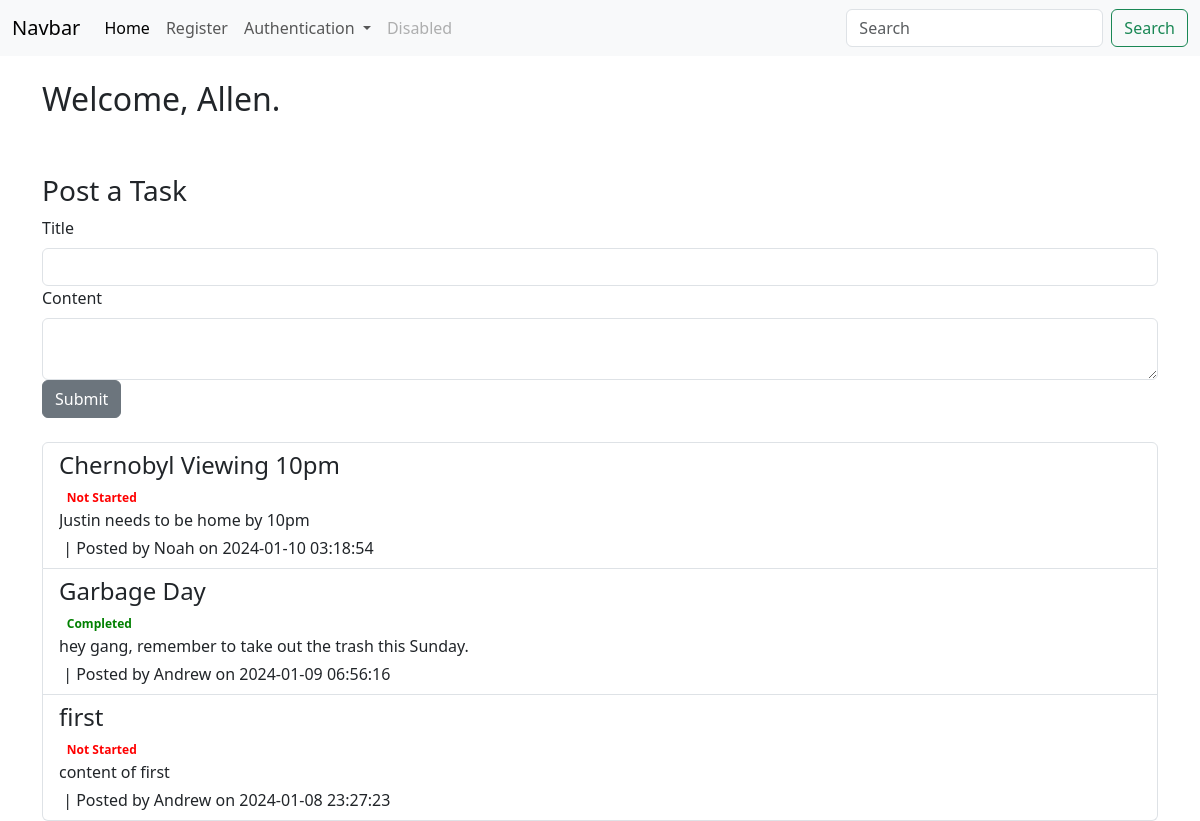
/ (signed in), run on the app's committed database.
### app/models/models.py (models this page shows, shortened)
class Users(db.Model, UserMixin):
    id = db.Column(db.Integer, primary_key=True)
    key = db.Column(db.String(20), nullable=False)
    username = db.Column(db.String(20), nullable=False, unique=True)
    name = db.Column(db.String(40), nullable=False)
    date_added = db.Column(db.DateTime, default=datetime.utcnow)
    password_hash = db.Column(db.String(128))
    @property
    def password(self):
        raise AttributeError('password is not a readable attribute!')

class GroupTasks(db.Model): # TODO reference other users, and each user can see their tasks
    id = db.Column(db.Integer, primary_key=True)
    poster_id = db.Column(db.Integer, db.ForeignKey('users.id'))
    title = db.Column(db.String(55))
    content = db.Column(db.Text)
    due_date = db.Column(db.DateTime, default=datetime.utcnow)
    date_posted = db.Column(db.DateTime, default=datetime.utcnow)
    status = db.Column(db.Integer, default = 0)
    tally = db.Column(db.Integer, default = 0)

### app/dash/routes.py (the view)
@dash_bp.route("/", methods=['GET', 'POST'])
def index():
    task_form = GroupTaskForm()
    if task_form.validate_on_submit():
        return paul.post_new_task_and_redirect(task_form)
    tasks = paul.get_homepage_tasks()
    return render_template("index.html", tasks=tasks, task_form=task_form, get_poster_name=paul.get_poster_name )

### app/forms.py
class GroupTaskForm(FlaskForm):
    title = StringField("Title", validators=[DataRequired()])
    content = CKEditorField('Content', validators=[DataRequired()])
    submit = SubmitField("Submit")

class SearchForm(FlaskForm):
    searched = StringField("Searched", validators=[DataRequired()])
    submit = SubmitField("Submit")

### app/DataInterface/group.py (called while the page is built)
    def get_homepage_tasks(self):
        tasks = GroupTasks.query.order_by(GroupTasks.date_posted)
        get_tasks = []
        for i in tasks:
            get_tasks.append(i)
        return get_tasks[::-1]

    def get_poster_name(self, poster_id ):
        return Users.query.filter_by(id = poster_id).first().name

### run.py (called while the page is built)
@app.context_processor
def base():
    form = SearchForm()
    return dict(form=form)

### app/templates/index.html (shortened to what this page needs)
{% extends 'base.html' %}
{% block content %}
<div class="container mt-4">
    {% if current_user.is_authenticated %}
        <h2>Welcome, {{ current_user.name }}.</h2> <br><br>
        <h3>Post a Task</h3>
        <form method="POST" class="mb-4">
            <div class="form-group">
                {{ task_form.title.label(class="form-label") }}
                {{ task_form.title(class="form-control") }}
            </div>
            <div class="form-group">
                {{ task_form.content.label(class="form-label") }}
                {{ task_form.content(class="form-control") }}
            </div>
            {{ task_form.submit(class="btn btn-secondary") }}
        </form>
        <div class="list-group">
            {% for task in tasks %}
                <a href="{{ url_for('dash_bp.group_task', id=task.id)}}" class="list-group-item list-group-item-action">
                    <h4 class="mb-1">{{ task.title }}</h4>
                    {% if task.status == 0 %}
                    <span class="badge badge-warning" style="color: red;">Not Started</span>
                {% elif task.status == 1 %}
                    <span class="badge badge-info" style="color: orange;">In Progress</span>
                {% elif task.status == 2 %}
                    <span class="badge badge-success" style="color: green;">Completed</span>
                {% endif %}
                    <p class="mb-1" style="max-width: 500px; overflow: hidden; text-overflow: ellipsis; white-space: nowrap;">{{ task.content }}</p>
                        &nbsp;| Posted by {{ get_poster_name(task.poster_id) }} on {{ task.date_posted.strftime('%Y-%m-%d %H:%M:%S') }}</small>
                </a>
            {% endfor %}
        </div>
</div>
{% else %}
    Please <a href="{{ url_for('auth_bp.login') }}">Login</a> <br>
    or <a href="{{ url_for('auth_bp.new_user') }}">Register</a>
{% endif %}
{% endblock %}

### data on the page
Users: name "Allen"
GroupTasks: title "Chernobyl Viewing 10pm", status "Not Started", content "Justin needs to be home by 10pm", date_posted "2024-01-10 03:18:54"
Users: name "Noah"
GroupTasks: title "Garbage Day", status "Completed", content "hey gang, remember to take out the trash this Sunday.", date_posted "2024-01-09 06:56:16"
Users: name "Andrew"
GroupTasks: title "first", status "Not Started", content "content of first", date_posted "2024-01-08 23:27:23"

### other printed values
{{ task_form.title.label(class="form-label") }} "Title"
{{ task_form.content.label(class="form-label") }} "Content"
